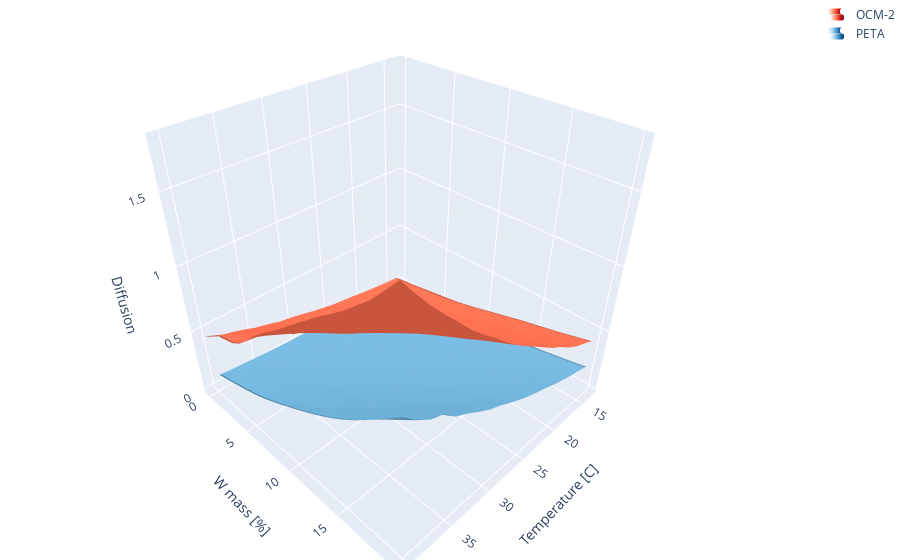

The notebook cell this image was saved under:
### Markdown cell above
# 3D T,w=D,rho

### Code cell
fig = go.Figure()
fig.update_layout(
    # hovermode="x unified",
    margin=dict(l=0, r=0, b=0, t=0, pad=0),
    scene=dict(
        xaxis=dict(title='Temperature [C]'),
        yaxis=dict(title='W mass [%]'),
        zaxis=dict(title='Diffusion'), 
    ))
D_mean = df['D'].mean()
quality=21

# OCM
compound_filter = (df['compound'] == 'ocm') 
# |(df['compound'] == 'butanol')

data = df[compound_filter]
xy = data[['Temperature', 'w']]
x = data['Temperature']
y = data['w']
z = data['D'] / D_mean


f = LinearNDInterpolator(xy, z)

x1 = np.linspace(x.min(), x.max(), quality)
y1 = np.linspace(y.min(), y.max(), quality)
X, Y = np.meshgrid(x1, y1)
R = np.ones_like(X)
Z = f(X,Y)

fig.add_trace(go.Surface(
    name='OCM-2',
    x=x1,
    y=y1,
    z=Z,
    colorscale='Reds',
    surfacecolor=R,
    showscale=False,
    showlegend=True,
))

# PETA
compound_filter = (df['compound'] == 'peta') 
# |(df['compound'] == 'butanol')
data = df[compound_filter]

xy = data[['Temperature', 'w']]
x = data['Temperature']
y = data['w']
z =  data['D'] / D_mean

Rbf
fz = CloughTocher2DInterpolator(xy, z)

x1 = np.linspace(x.min(), x.max(), quality)
y1 = np.linspace(y.min(), y.max(), quality)
X, Y = np.meshgrid(x1, y1)


Z = fz(X, Y)

fig.add_trace(go.Surface(
    name='PETA',
    x=x1,
    y=y1,
    z=Z,
    colorscale='Blues',
    surfacecolor=R,
    showscale=False,
     showlegend=True,
))
fig.show()

### Figure 1 — Plotly figure (JSON) as saved in the notebook; plotly's stock layout.template omitted (floating-point values rounded to 4 significant figures; data arrays with more than 128 entries replaced by an {"elided": "..."} marker saying what was removed)
{"data": [{"colorscale": [[0, "rgb(255,245,240)"], [0.125, "rgb(254,224,210)"], [0.25, "rgb(252,187,161)"], [0.375, "rgb(252,146,114)"], [0.5, "rgb(251,106,74)"], [0.625, "rgb(239,59,44)"], [0.75, "rgb(203,24,29)"], [0.875, "rgb(165,15,21)"], [1, "rgb(103,0,13)"]], "name": "OCM-2", "showlegend": true, "showscale": false, "surfacecolor": {"elided": "21x21 int values"}, "type": "surface", "x": [12.7, 14.16, 15.62, 17.08, 18.54, 20.0, 21.46, 22.92, 24.38, 25.84, 27.3, 28.76, 30.22, 31.68, 33.14, 34.6, 36.06, 37.52, 38.98, 40.44, 41.9], "y": [0, 0.9995, 1.999, 2.998, 3.998, 4.997, 5.997, 6.996, 7.996, 8.995, 9.995, 10.99, 11.99, 12.99, 13.99, 14.99, 15.99, 16.99, 17.99, 18.99, 19.99], "z": {"elided": "21x21 float values"}}, {"colorscale": [[0, "rgb(247,251,255)"], [0.125, "rgb(222,235,247)"], [0.25, "rgb(198,219,239)"], [0.375, "rgb(158,202,225)"], [0.5, "rgb(107,174,214)"], [0.625, "rgb(66,146,198)"], [0.75, "rgb(33,113,181)"], [0.875, "rgb(8,81,156)"], [1, "rgb(8,48,107)"]], "name": "PETA", "showlegend": true, "showscale": false, "surfacecolor": {"elided": "21x21 int values"}, "type": "surface", "x": [12.1, 13.56, 15.01, 16.47, 17.92, 19.38, 20.83, 22.29, 23.74, 25.2, 26.65, 28.11, 29.56, 31.02, 32.47, 33.92, 35.38, 36.83, 38.29, 39.74, 41.2], "y": [0, 0.988, 1.976, 2.964, 3.952, 4.94, 5.928, 6.916, 7.904, 8.892, 9.88, 10.87, 11.86, 12.84, 13.83, 14.82, 15.81, 16.8, 17.78, 18.77, 19.76], "z": {"elided": "21x21 float values"}}], "layout": {"margin": {"b": 0, "l": 0, "pad": 0, "r": 0, "t": 0}, "scene": {"xaxis": {"title": {"text": "Temperature [C]"}}, "yaxis": {"title": {"text": "W mass [%]"}}, "zaxis": {"title": {"text": "Diffusion"}}}}}
